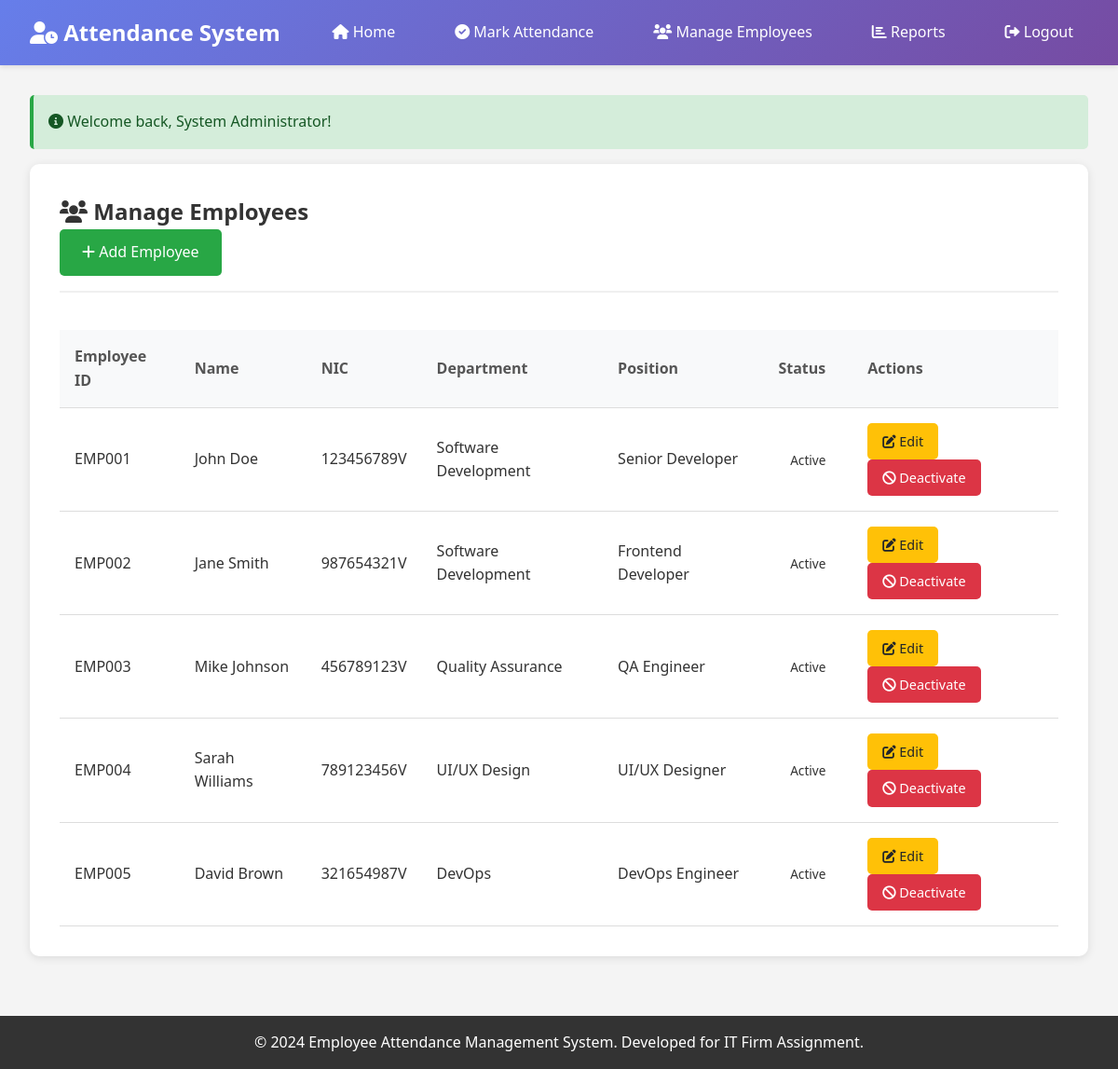
/public/manage_employees.php (signed in), run on the app's committed database.
### tables this page shows
CREATE TABLE employees (
    id INT AUTO_INCREMENT PRIMARY KEY,
    employee_id VARCHAR(20) NOT NULL UNIQUE,
    nic VARCHAR(15) NOT NULL UNIQUE,
    first_name VARCHAR(50) NOT NULL,
    last_name VARCHAR(50) NOT NULL,
    email VARCHAR(100) UNIQUE,
    phone VARCHAR(15),
    department_id INT,
    position VARCHAR(100),
    hire_date DATE,
    status ENUM('active', 'inactive') DEFAULT 'active',
    created_at TIMESTAMP DEFAULT CURRENT_TIMESTAMP,
    updated_at TIMESTAMP DEFAULT CURRENT_TIMESTAMP ON UPDATE CURRENT_TIMESTAMP,
    FOREIGN KEY (department_id) REFERENCES departments(id)
);

CREATE TABLE departments (
    id INT AUTO_INCREMENT PRIMARY KEY,
    name VARCHAR(100) NOT NULL UNIQUE,
    description TEXT,
    created_at TIMESTAMP DEFAULT CURRENT_TIMESTAMP
);

### config/db.php (called while the page is built, shortened)
<?php
function get_flash_message() {
    if (isset($_SESSION['flash_message'])) {
        $message = $_SESSION['flash_message'];
        $type = $_SESSION['flash_type'];
        return ['message' => $message, 'type' => $type];
    }
    return null;
}
?>

### public/manage_employees.php (the view, shortened to what this page needs)
<?php
require_once '../config/db.php';
$action = $_GET['action'] ?? 'list';
if ($action === 'list') {
    $stmt = $pdo->query("
        SELECT e.*, d.name as department_name
        FROM employees e
        LEFT JOIN departments d ON e.department_id = d.id
        ORDER BY e.employee_id
    ");
    $employees = $stmt->fetchAll();
}
include '../includes/header.php';
?>
<div class="card">
    <div class="card-header">
        <h1 class="card-title">
            <i class="fas fa-users"></i> Manage Employees
        </h1>
        <div>
            <?php if ($action === 'list'): ?>
                <a href="manage_employees.php?action=add" class="btn btn-success">
                    <i class="fas fa-plus"></i> Add Employee
                </a>
            <?php endif; ?>
        </div>
    </div>
    <?php if ($action === 'list'): ?>
        <div class="table-container">
            <table class="table">
                <thead>
                    <tr>
                        <th>Employee ID</th>
                        <th>Name</th>
                        <th>NIC</th>
                        <th>Department</th>
                        <th>Position</th>
                        <th>Status</th>
                        <th>Actions</th>
                    </tr>
                </thead>
                <tbody>
                    <?php foreach ($employees as $emp): ?>
                    <tr>
                        <td><?php echo htmlspecialchars($emp['employee_id']); ?></td>
                        <td><?php echo htmlspecialchars($emp['first_name'] . ' ' . $emp['last_name']); ?></td>
                        <td><?php echo htmlspecialchars($emp['nic']); ?></td>
                        <td><?php echo htmlspecialchars($emp['department_name'] ?: 'N/A'); ?></td>
                        <td><?php echo htmlspecialchars($emp['position']); ?></td>
                        <td>
                            <span class="status-badge status-<?php echo $emp['status']; ?>">
                                <?php echo ucfirst($emp['status']); ?>
                            </span>
                        </td>
                        <td>
                            <a href="manage_employees.php?action=edit&id=<?php echo $emp['id']; ?>" class="btn btn-warning btn-sm">
                                <i class="fas fa-edit"></i> Edit
                            </a>
                            <?php if ($emp['status'] === 'active'): ?>
                            <a href="manage_employees.php?action=delete&id=<?php echo $emp['id']; ?>"
                               class="btn btn-danger btn-sm"
                               onclick="return confirm('Are you sure you want to deactivate this employee?')">
                                <i class="fas fa-ban"></i> Deactivate
                            </a>
                            <?php endif; ?>
                        </td>
                    </tr>
                    <?php endforeach; ?>
                </tbody>
            </table>
        </div>
    <?php endif; ?>
</div>
<?php include '../includes/footer.php'; ?>

### includes/header.php (shortened to what this page needs)
<!DOCTYPE html>
<html lang="en">
<head>
    <link rel="stylesheet" href="../assets/style.css">
    <link href="https://cdnjs.cloudflare.com/ajax/libs/font-awesome/6.0.0/css/all.min.css" rel="stylesheet">
</head>
<body>
    <nav class="navbar">
        <div class="nav-container">
            <div class="nav-logo">
                <h2><i class="fas fa-user-clock"></i> Attendance System</h2>
            </div>
            <ul class="nav-menu">
                <li class="nav-item">
                    <a href="index.php" class="nav-link">
                        <i class="fas fa-home"></i> Home
                    </a>
                </li>
                <li class="nav-item">
                    <a href="mark_attendance.php" class="nav-link">
                        <i class="fas fa-check-circle"></i> Mark Attendance
                    </a>
                </li>
                <?php if (isset($_SESSION['admin_id'])): ?>
                <li class="nav-item">
                    <a href="manage_employees.php" class="nav-link">
                        <i class="fas fa-users"></i> Manage Employees
                    </a>
                </li>
                <li class="nav-item">
                    <a href="attendance_report.php" class="nav-link">
                        <i class="fas fa-chart-bar"></i> Reports
                    </a>
                </li>
                <li class="nav-item">
                    <a href="admin_logout.php" class="nav-link">
                        <i class="fas fa-sign-out-alt"></i> Logout
                    </a>
                </li>
                <?php endif; ?>
            </ul>
        </div>
    </nav>
    <main class="main-content">
        <?php
        $flash = get_flash_message();
        if ($flash):
        ?>
        <div class="alert alert-<?php echo $flash['type']; ?>">
            <i class="fas fa-info-circle"></i>
            <?php echo htmlspecialchars($flash['message']); ?>
        </div>
        <?php endif; ?>

### includes/footer.php (shortened to what this page needs)
    </main>
    <footer class="footer">
        <div class="footer-content">
            <p>&copy; 2024 Employee Attendance Management System. Developed for IT Firm Assignment.</p>
        </div>
    </footer>
</body>
</html>

### assets/style.css (style rules this page uses)
* { margin: 0; padding: 0; box-sizing: border-box; }
body { font-family: 'Segoe UI', Tahoma, Geneva, Verdana, sans-serif; line-height: 1.6; color: #333; background-color: #f4f4f4; min-height: 100vh; display: flex; flex-direction: column; }
.navbar { background: linear-gradient(135deg, #667eea 0%, #764ba2 100%); color: white; padding: 1rem 0; box-shadow: 0 2px 5px rgba(0,0,0,0.1); }
.nav-container { max-width: 1200px; margin: 0 auto; padding: 0 2rem; display: flex; justify-content: space-between; align-items: center; }
.nav-logo h2 { font-weight: 600; }
.nav-menu { display: flex; list-style: none; gap: 2rem; }
.nav-link { color: white; text-decoration: none; padding: 0.5rem 1rem; border-radius: 5px; transition: background-color 0.3s ease; }
.main-content { flex: 1; max-width: 1200px; margin: 2rem auto; padding: 0 2rem; width: 100%; }
.card { background: white; border-radius: 10px; box-shadow: 0 2px 10px rgba(0,0,0,0.1); padding: 2rem; margin-bottom: 2rem; }
.card-header { border-bottom: 2px solid #f0f0f0; padding-bottom: 1rem; margin-bottom: 1.5rem; }
.card-title { color: #333; font-size: 1.5rem; font-weight: 600; }
.btn { padding: 0.75rem 1.5rem; border: none; border-radius: 5px; font-size: 1rem; cursor: pointer; text-decoration: none; display: inline-block; transition: all 0.3s ease; font-weight: 500; }
.btn-success { background-color: #28a745; color: white; }
.btn-danger { background-color: #dc3545; color: white; }
.btn-warning { background-color: #ffc107; color: #212529; }
.btn-sm { padding: 0.5rem 1rem; font-size: 0.9rem; }
.table-container { overflow-x: auto; }
.table { width: 100%; border-collapse: collapse; margin-top: 1rem; }
.table th, .table td { padding: 1rem; text-align: left; border-bottom: 1px solid #ddd; }
.table th { background-color: #f8f9fa; font-weight: 600; color: #555; }
.status-badge { padding: 0.3rem 0.8rem; border-radius: 20px; font-size: 0.85rem; font-weight: 500; text-transform: capitalize; }
.alert { padding: 1rem; border-radius: 5px; margin-bottom: 1rem; border-left: 4px solid; transition: opacity 0.3s ease; }
.alert-success { background-color: #d4edda; color: #155724; border-left-color: #28a745; }
.footer { background-color: #333; color: white; text-align: center; padding: 1rem 0; margin-top: auto; }

### data on the page
employees: employee "EMP001", first_name+last_name "John Doe", nic "123456789V", department.name "Software Development", position "Senior Developer", status "Active"
employees: employee "EMP002", first_name+last_name "Jane Smith", nic "987654321V", department.name "Software Development", position "Frontend Developer", status "Active"
employees: employee "EMP003", first_name+last_name "Mike Johnson", nic "456789123V", department.name "Quality Assurance", position "QA Engineer", status "Active"
employees: employee "EMP004", first_name+last_name "Sarah Williams", nic "789123456V", department.name "UI/UX Design", position "UI/UX Designer", status "Active"
employees: employee "EMP005", first_name+last_name "David Brown", nic "321654987V", department.name "DevOps", position "DevOps Engineer", status "Active"

### other printed values
$flash['message'] "Welcome back, System Administrator!"
